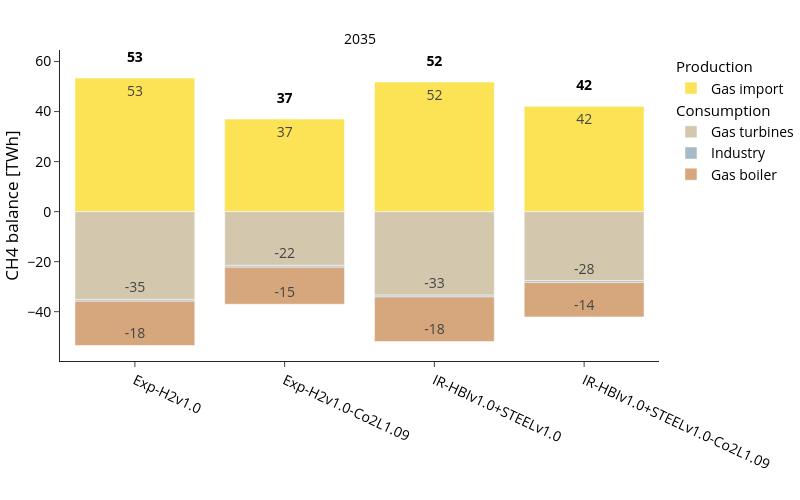

Notebook code for this chart:
### Code cell
fig_name = "CH4_balance_TWh"
fig = px.bar(
    df, 
    **fig_kwargs,
    color_discrete_map=colors["gas"],
    category_orders={
        "variable":list(colors["gas"].keys()),
        "scen": scen_order
        },
    #facet_col_spacing=0.1,
    labels={"value":"CH4 balance [TWh]","year":"",
            "variable":"", 
            "scen":""},

)
# Add legend groups for Production and Consumption
fig = add_production_consumption_legend_groups(fig, df)

update_layout(fig)

# Add supply and demand totals for balance plot
fig = add_balance_totals_to_plot(fig, supply_sum_df, demand_sum_df, 
                                y_offset=5,
                                supply_label='',
                                demand_label='')

print("Totals per scenario and year:", demand_sum_df)
fig.show()
save_plotly_fig(df, fig, sdir, f"{idx_group_name}_{fig_name}")

### Figure 1 — Plotly figure (JSON) as saved in the notebook; plotly's stock layout.template omitted (floating-point values rounded to 4 significant figures)
{"data": [{"hovertemplate": "=%{x}<br>CH4 balance [TWh]=%{text}<extra></extra>", "legendgroup": "Production", "legendgrouptitle": {"text": "Production"}, "marker": {"color": "#fce356", "pattern": {"shape": ""}}, "name": "Gas import", "orientation": "v", "showlegend": true, "text": [53.4, 37.0, 51.8, 42.1], "textangle": 0, "textposition": "inside", "texttemplate": "%{y:.0f}", "type": "bar", "x": ["Exp-H2v1.0", "Exp-H2v1.0-Co2L1.09", "IR-HBIv1.0+STEELv1.0", "IR-HBIv1.0+STEELv1.0-Co2L1.09"], "xaxis": "x", "y": [53.4, 37.0, 51.8, 42.1], "yaxis": "y"}, {"hovertemplate": "=%{x}<br>CH4 balance [TWh]=%{text}<extra></extra>", "legendgroup": "Consumption", "legendgrouptitle": {"text": "Consumption"}, "marker": {"color": "#d3c7ae", "pattern": {"shape": ""}}, "name": "Gas turbines", "orientation": "v", "showlegend": true, "text": [-35.1, -21.5, -33.4, -27.6], "textangle": 0, "textposition": "inside", "texttemplate": "%{y:.0f}", "type": "bar", "x": ["Exp-H2v1.0", "Exp-H2v1.0-Co2L1.09", "IR-HBIv1.0+STEELv1.0", "IR-HBIv1.0+STEELv1.0-Co2L1.09"], "xaxis": "x", "y": [-35.1, -21.5, -33.4, -27.6], "yaxis": "y"}, {"hovertemplate": "=%{x}<br>CH4 balance [TWh]=%{text}<extra></extra>", "legendgroup": "Consumption", "legendgrouptitle": {"text": "Consumption"}, "marker": {"color": "#a6bbc8", "pattern": {"shape": ""}}, "name": "Industry", "orientation": "v", "showlegend": true, "text": [-0.7, -0.7, -0.7, -0.7], "textangle": 0, "textposition": "inside", "texttemplate": "%{y:.0f}", "type": "bar", "x": ["Exp-H2v1.0", "Exp-H2v1.0-Co2L1.09", "IR-HBIv1.0+STEELv1.0", "IR-HBIv1.0+STEELv1.0-Co2L1.09"], "xaxis": "x", "y": [-0.7, -0.7, -0.7, -0.7], "yaxis": "y"}, {"hovertemplate": "=%{x}<br>CH4 balance [TWh]=%{text}<extra></extra>", "legendgroup": "Consumption", "legendgrouptitle": {"text": "Consumption"}, "marker": {"color": "#d6a67c", "pattern": {"shape": ""}}, "name": "Gas boiler", "orientation": "v", "showlegend": true, "text": [-17.7, -14.8, -17.8, -13.8], "textangle": 0, "textposition": "inside", "texttemplate": "%{y:.0f}", "type": "bar", "x": ["Exp-H2v1.0", "Exp-H2v1.0-Co2L1.09", "IR-HBIv1.0+STEELv1.0", "IR-HBIv1.0+STEELv1.0-Co2L1.09"], "xaxis": "x", "y": [-17.7, -14.8, -17.8, -13.8], "yaxis": "y"}, {"hoverinfo": "skip", "mode": "text", "showlegend": false, "text": ["53", "37", "52", "42"], "textfont": {"color": "black", "size": 14, "weight": "bold"}, "textposition": "top center", "type": "scatter", "x": ["Exp-H2v1.0", "Exp-H2v1.0-Co2L1.09", "IR-HBIv1.0+STEELv1.0", "IR-HBIv1.0+STEELv1.0-Co2L1.09"], "xaxis": "x", "y": [58.4, 42.0, 56.8, 47.1], "yaxis": "y"}, {"hoverinfo": "skip", "mode": "text", "showlegend": false, "text": ["", "", "", ""], "textfont": {"color": "black", "size": 14, "weight": "bold"}, "textposition": "bottom center", "type": "scatter", "x": ["Exp-H2v1.0", "Exp-H2v1.0-Co2L1.09", "IR-HBIv1.0+STEELv1.0", "IR-HBIv1.0+STEELv1.0-Co2L1.09"], "xaxis": "x", "y": [48.5, 32.0, 46.9, 37.1], "yaxis": "y"}], "layout": {"annotations": [{"font": {}, "showarrow": false, "text": "2035", "x": 0.5, "xanchor": "center", "xref": "paper", "y": 1, "yanchor": "bottom", "yref": "paper"}], "barmode": "relative", "height": 500, "legend": {"title": {"text": ""}, "tracegroupgap": 0}, "width": 800, "xaxis": {"anchor": "y", "categoryarray": ["Exp-H2v1.0", "Exp-H2v1.0-Co2L1.09", "IR-HBIv1.0+STEELv1.0", "IR-HBIv1.0+STEELv1.0-Co2L1.09"], "categoryorder": "array", "domain": [0, 1], "tickangle": 25, "title": {"text": ""}}, "yaxis": {"anchor": "x", "domain": [0, 1], "title": {"text": "CH4 balance [TWh]"}}}}
